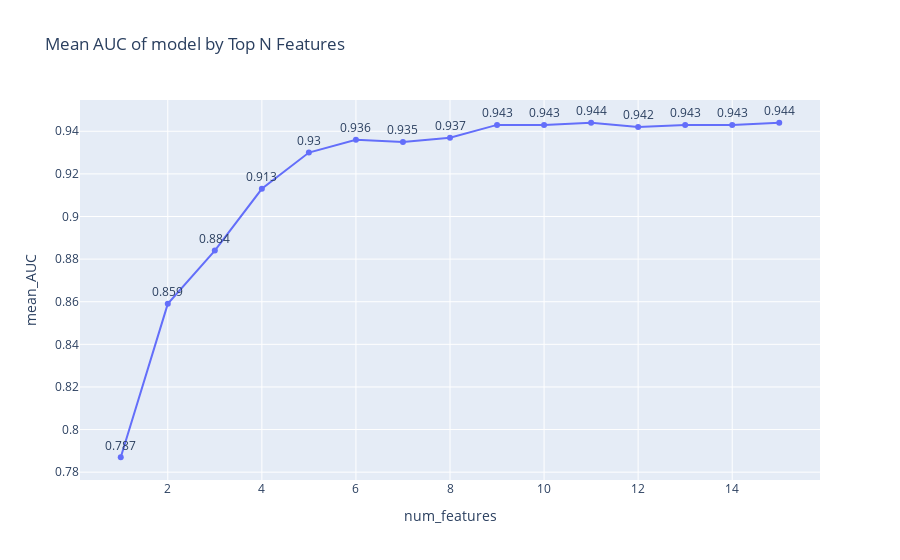

Notebook source saved alongside this figure:
### Code cell
auc_by_feature = pd.DataFrame.from_dict(auc_n_feature,orient='index',columns=['num_features','mean_AUC'])
auc_by_feature['mean_AUC'] = auc_by_feature['mean_AUC'].round(3)

fig = px.line(auc_by_feature,
             x='num_features',
             y='mean_AUC',
             text='mean_AUC',
             title='Mean AUC of model by Top N Features')

fig.update_traces(textposition='top center')

fig.show()

### Figure 1 — Plotly figure (JSON) as saved in the notebook; plotly's stock layout.template omitted (floating-point values rounded to 4 significant figures)
{"data": [{"hovertemplate": "num_features=%{x}<br>mean_AUC=%{text}<extra></extra>", "legendgroup": "", "line": {"color": "#636efa", "dash": "solid"}, "marker": {"symbol": "circle"}, "mode": "lines+markers+text", "name": "", "orientation": "v", "showlegend": false, "text": [0.787, 0.859, 0.884, 0.913, 0.93, 0.936, 0.935, 0.937, 0.943, 0.943, 0.944, 0.942, 0.943, 0.943, 0.944], "textposition": "top center", "type": "scatter", "x": [1, 2, 3, 4, 5, 6, 7, 8, 9, 10, 11, 12, 13, 14, 15], "xaxis": "x", "y": [0.787, 0.859, 0.884, 0.913, 0.93, 0.936, 0.935, 0.937, 0.943, 0.943, 0.944, 0.942, 0.943, 0.943, 0.944], "yaxis": "y"}], "layout": {"legend": {"tracegroupgap": 0}, "title": {"text": "Mean AUC of model by Top N Features"}, "xaxis": {"anchor": "y", "domain": [0, 1], "title": {"text": "num_features"}}, "yaxis": {"anchor": "x", "domain": [0, 1], "title": {"text": "mean_AUC"}}}}
